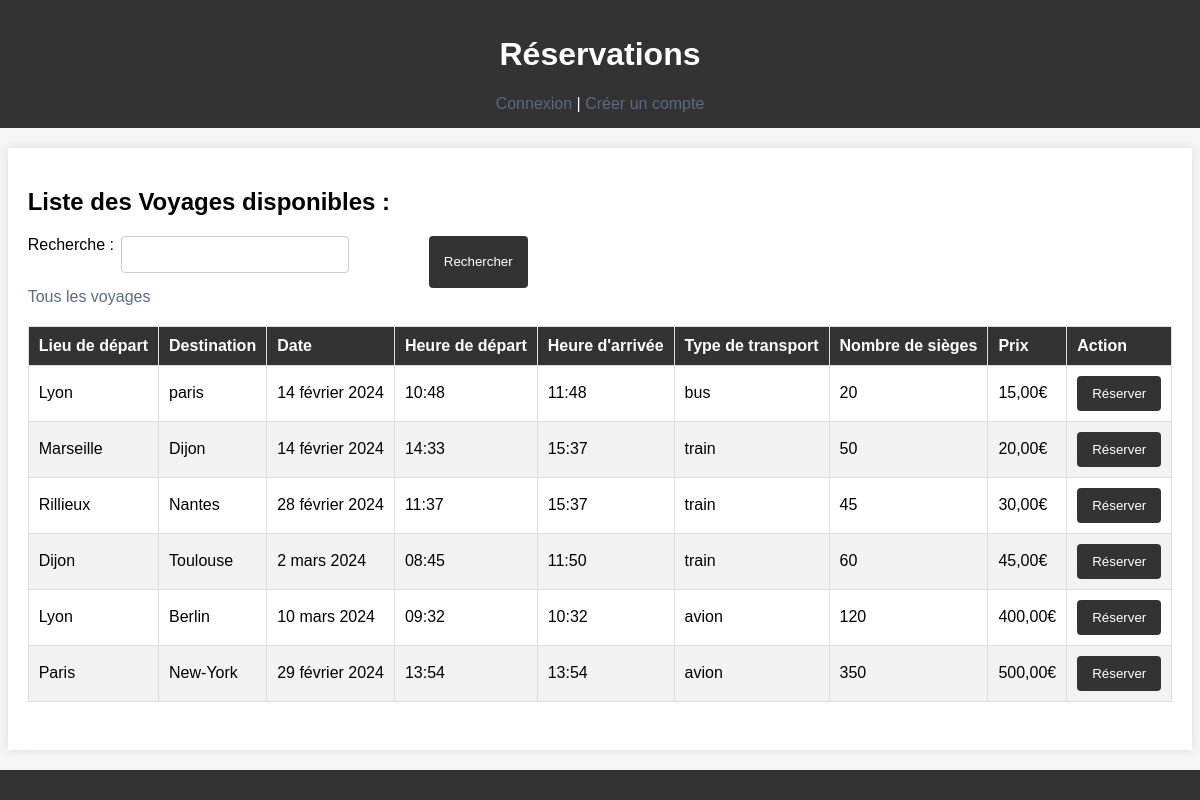
Page /nom_application/liste_itineraires/ on the committed database.
### nom_application/models.py (models this page shows, shortened)
class Itinerary(models.Model):
    user = models.ForeignKey(User, on_delete=models.CASCADE)
    departure_location = models.CharField(max_length=255)
    destination = models.CharField(max_length=255)
    date = models.DateField()
    departure_time = models.TimeField(default=datetime.time(0, 0))
    arrival_time = models.TimeField(default=datetime.time(0, 0))
    price = models.DecimalField(max_digits=10, decimal_places=2, default=0)
    number_of_seats = models.IntegerField(default=0)
    TRANSPORT_CHOICES = [
        ('voiture', 'Voiture'),
        ('train', 'Train'),
        ('avion', 'Avion'),
    ]
    transport_type = models.CharField(max_length=10, choices=TRANSPORT_CHOICES, default='train')

### nom_application/views.py (the view)
# urls.py: path('liste_itineraires/', liste_itineraires, name='liste_itineraires'),
def liste_itineraires(request):
    search_query = request.GET.get('search', '')
    itineraires = Itinerary.objects.filter(
        departure_location__icontains=search_query
    )
    context = {
        'itineraires': itineraires,
    }
    return render(request, 'nom_application/liste_itineraires.html', context)

### nom_application/templates/nom_application/liste_itineraires.html (shortened to what this page needs)
{% extends 'nom_application/base.html' %}
{% block content %}
  <h2>Liste des Voyages disponibles :</h2>
 <div>
  <form method="get" action="{% url 'liste_itineraires' %}" style="display: flex; margin-left: 0; max-width: 500px">
    <label for="search" style="width: 45%;">Recherche :</label>
    <input type="text" id="search" name="search" >
    <button type="submit" style="margin-left: 5rem;">Rechercher</button>
  </form>
</div>
  <a href="{% url 'liste_itineraires' %}">Tous les voyages</a>
  <table>
    <thead>
      <tr>
        <th>Lieu de départ</th>
        <th>Destination</th>
        <th>Date</th>
        <th>Heure de départ</th>
        <th>Heure d'arrivée</th>
        <th>Type de transport</th>
        <th>Nombre de sièges</th>
        <th>Prix</th>
        <th>Action</th>
      </tr>
    </thead>
    <tbody>
      {% for itinerary in itineraires %}
        <tr>
          <td>{{ itinerary.departure_location }}</td>
          <td>{{ itinerary.destination }}</td>
          <td>{{ itinerary.date }}</td>
          <td>{{ itinerary.departure_time }}</td>
          <td>{{ itinerary.arrival_time }}</td>
          <td>{{ itinerary.transport_type }}</td>
          <td>{{ itinerary.number_of_seats }}</td>
          <td>{{ itinerary.price }}€</td>
          <td>
            <form method="post" action="{% url 'choisir_itineraire' itinerary.id %}">
                <button type="submit">Réserver</button>
            </form>
        </td>
        </tr>
      {% endfor %}
    </tbody>
  </table>
{% endblock %}

### nom_application/templates/nom_application/base.html (shortened to what this page needs)
{% load static %}
<!DOCTYPE html>
<html lang="en">
    <head>
        <link rel="stylesheet" href="/static/nom_application/styles.css">
    </head>
<body>
    <header>
        <h1>Réservations</h1>
        {% if user.is_authenticated %}
        <nav>
            <ul>
                <li><a href="{% url 'dashboard' %}">Dashboard</a></li>
                <li><a href="{% url 'liste_itineraires' %}">Liste des voyages</a></li>
                <li><a href="{% url 'reserved_itineraries' %}">Voyages Réservés</a></li>
                <li><a href="{% url 'liste_hebergement' %}">Liste des hébergement</a></li>
            </ul>
        </nav>
        {% else %}
        <a href="{% url 'connexion' %}">Connexion  </a>  | <a href="{% url 'inscription' %}">Créer un compte</a>
        {% endif %}
    </header>
    <main>
        {% block content %}{% endblock %}
    </main>
    <footer>
    </footer>
</body>
</html>

### nom_application/static/nom_application/styles.css (style rules this page uses)
body { display: flex; flex-direction: column; min-height: 100vh; margin: 0; padding: 0; background-color: #f5f5f5; font-family: 'Trebuchet MS', 'Lucida Sans Unicode', 'Lucida Grande', 'Lucida Sans', Arial, sans-serif }
header { background-color: #333; color: #fff; padding: 15px; text-align: center; }
main { flex: 1; min-width: 950px; margin: 20px auto; padding: 20px; background-color: #fff; box-shadow: 0 0 10px rgba(0, 0, 0, 0.1); }
footer { background-color: #333; color: #fff; padding: 15px; text-align: center; margin-top: auto; }
table { width: 100%; border-collapse: collapse; margin-top: 20px; }
thead { background-color: #333; color: #fff; }
th, td { padding: 10px; border: 1px solid #ddd; text-align: left; }
tr:nth-child(even) { background-color: #f2f2f2; }
form { max-width: 400px; margin: 0 auto; }
form label { display: block; margin-bottom: 8px; }
form input[type="text"], form input[type="password"], form input[type="email"], form input[type="date"], form input[type="time"] { width: 100%; padding: 10px; margin-bottom: 15px; border: 1px solid #ccc; border-radius: 4px; }
form button { background-color: #333; color: #fff; padding: 10px 15px; border: none; border-radius: 4px; cursor: pointer; }
a { text-decoration: none; color: #596b84; }

### rows in the picture
Itinerary: departure_location "Lyon", destination "paris", date "14 février 2024", departure_time "10:48", arrival_time "11:48", transport_type "bus", number_of_seats "20", price "15,00"
Itinerary: departure_location "Marseille", destination "Dijon", date "14 février 2024", departure_time "14:33", arrival_time "15:37", transport_type "train", number_of_seats "50", price "20,00"
Itinerary: departure_location "Rillieux", destination "Nantes", date "28 février 2024", departure_time "11:37", arrival_time "15:37", transport_type "train", number_of_seats "45", price "30,00"
Itinerary: departure_location "Dijon", destination "Toulouse", date "2 mars 2024", departure_time "08:45", arrival_time "11:50", transport_type "train", number_of_seats "60", price "45,00"
Itinerary: departure_location "Lyon", destination "Berlin", date "10 mars 2024", departure_time "09:32", arrival_time "10:32", transport_type "avion", number_of_seats "120", price "400,00"
Itinerary: departure_location "Paris", destination "New-York", date "29 février 2024", departure_time "13:54", arrival_time "13:54", transport_type "avion", number_of_seats "350", price "500,00"
